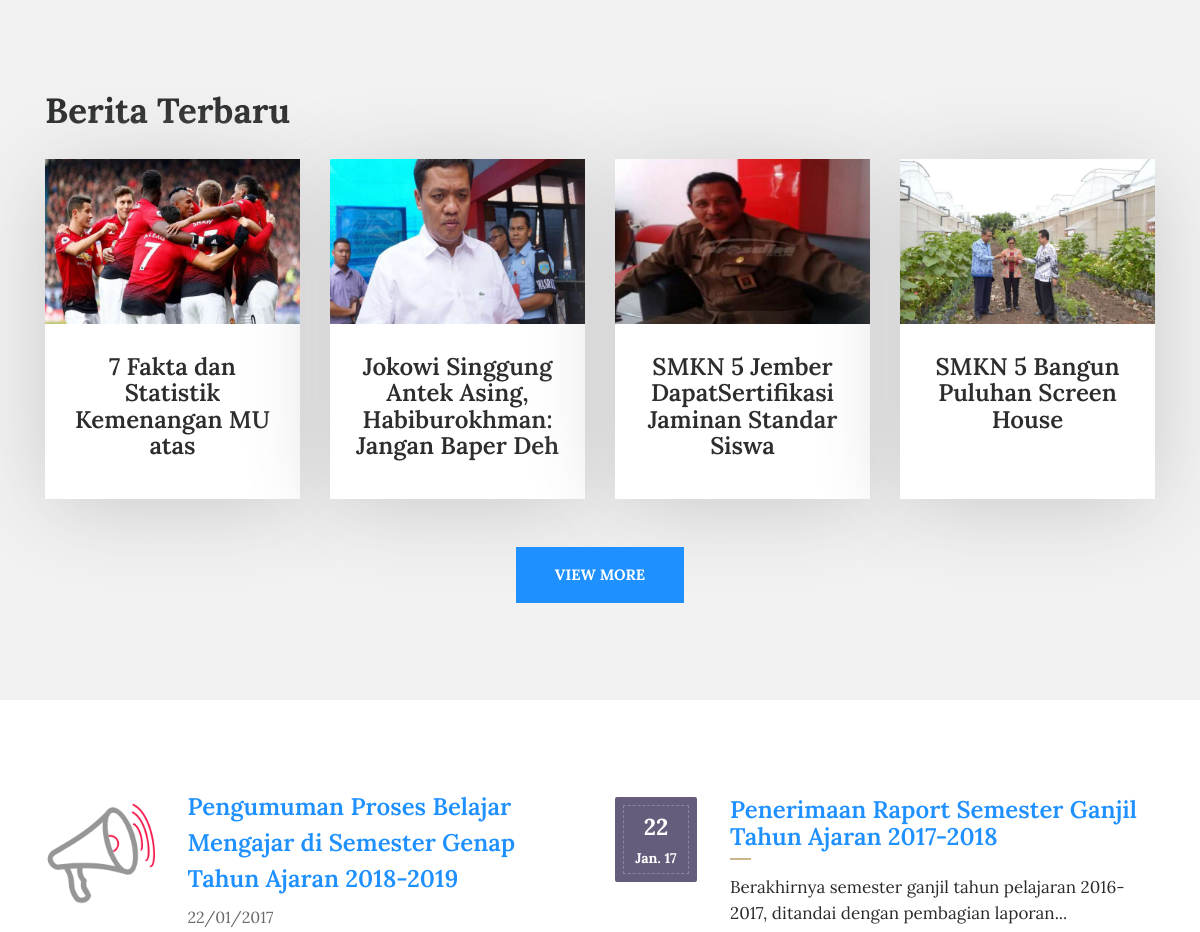
Before: / (middle part) with the older database file.
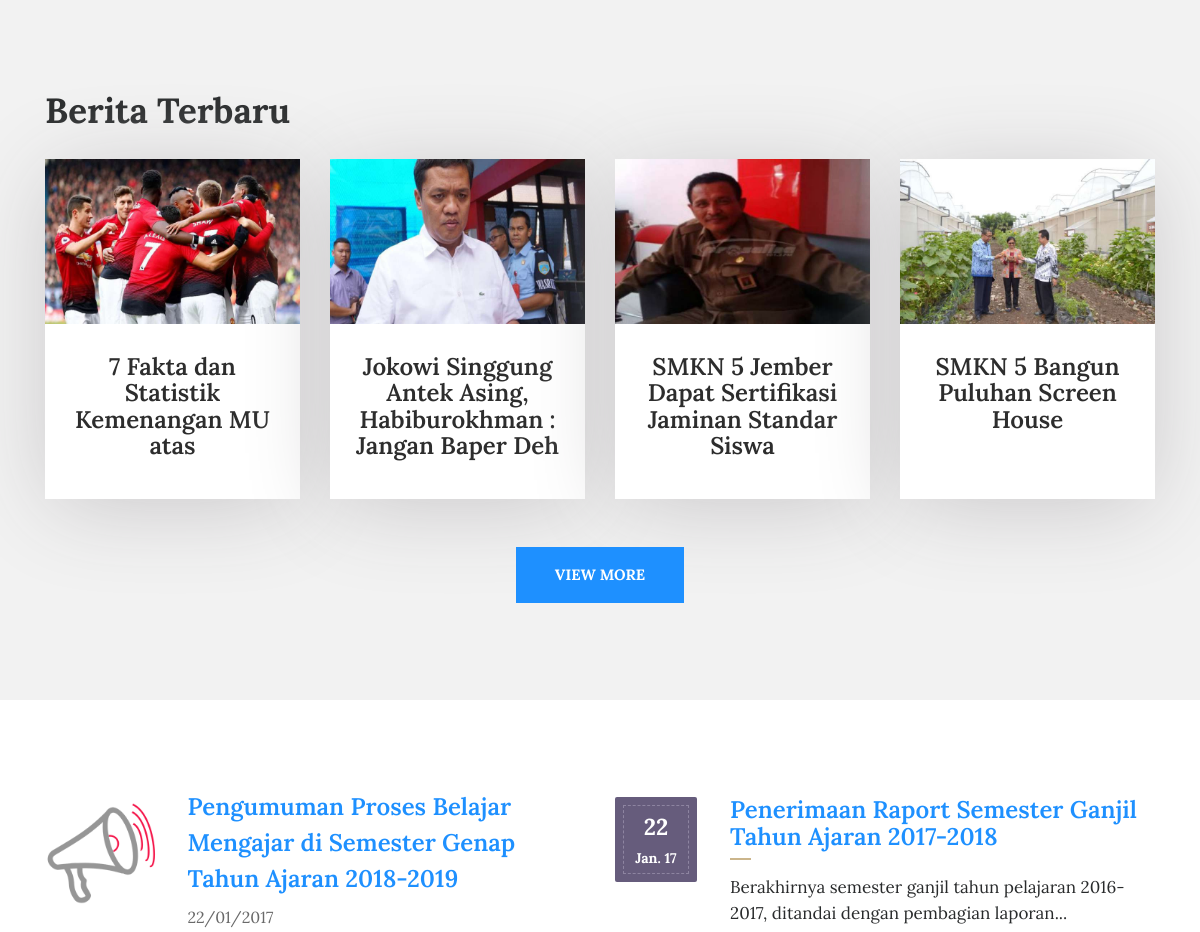
After: the same page with the newer database file.
### tables this page shows
CREATE TABLE `tbl_tulisan` (
  `tulisan_id` int(11) NOT NULL,
  `tulisan_judul` varchar(100) DEFAULT NULL,
  `tulisan_isi` text,
  `tulisan_tanggal` timestamp NULL DEFAULT CURRENT_TIMESTAMP,
  `tulisan_kategori_id` int(11) DEFAULT NULL,
  `tulisan_kategori_nama` varchar(30) DEFAULT NULL,
  `tulisan_views` int(11) DEFAULT '0',
  `tulisan_gambar` varchar(40) DEFAULT NULL,
  `tulisan_pengguna_id` int(11) DEFAULT NULL,
  `tulisan_author` varchar(40) DEFAULT NULL,
  `tulisan_img_slider` int(2) NOT NULL DEFAULT '0',
  `tulisan_slug` varchar(200) DEFAULT NULL
);

### application/controllers/Home.php (called while the page is built, shortened)
<?php
class Home extends CI_Controller{
	function __construct(){
		$this->load->model('m_tulisan');
		$this->load->model('m_galeri');
		$this->load->model('m_pengumuman');
		$this->load->model('m_agenda');
		$this->load->model('m_files');
		$this->load->model('m_pengunjung');
	}
	function index(){
			$x['berita']=$this->m_tulisan->get_berita_home();
			$x['pengumuman']=$this->m_pengumuman->get_pengumuman_home();
			$x['agenda']=$this->m_agenda->get_agenda_home();
			$x['tot_guru']=$this->db->get('tbl_guru')->num_rows();
			$x['tot_siswa']=$this->db->get('tbl_siswa')->num_rows();
			$x['tot_files']=$this->db->get('tbl_files')->num_rows();
			$x['tot_agenda']=$this->db->get('tbl_agenda')->num_rows();
			$this->load->view('beranda/header',$x);
			$this->load->view('beranda/slider',$x);
			$this->load->view('depan/v_home',$x);
			$this->load->view('beranda/footer',$x);
	}
}

### index.php (called while the page is built, shortened)
<?php
require_once BASEPATH.'core/CodeIgniter.php';

### application/models/M_tulisan.php (called while the page is built, shortened)
<?php
class M_tulisan extends CI_Model{
	function get_berita_home(){
		$hsl=$this->db->query("SELECT tbl_tulisan.*,DATE_FORMAT(tulisan_tanggal,'%d/%m/%Y') AS tanggal FROM tbl_tulisan ORDER BY tulisan_id DESC limit 4");
		return $hsl;
	}
}

### application/views/depan/v_home.php (the view, shortened to what the changed rows need)
<!DOCTYPE html>
<html lang="en">
<head>
    <link rel="stylesheet" href="<?php echo base_url().'theme/css/bootstrap.min.css'?>">
    <link rel="stylesheet" href="<?php echo base_url().'theme/css/font-awesome.min.css'?>">
    <link rel="stylesheet" href="<?php echo base_url().'theme/css/simple-line-icons.css'?>">
    <link rel="stylesheet" href="<?php echo base_url().'theme/css/slick.css'?>">
    <link rel="stylesheet" href="<?php echo base_url().'theme/css/slick-theme.css'?>">
    <link rel="stylesheet" href="<?php echo base_url().'theme/css/owl.carousel.min.css'?>">
    <link href="<?php echo base_url().'theme/css/style.css'?>" rel="stylesheet">
</head>
<section class="our_courses">
    <div class="container">
        <div class="row">
            <div class="col-md-12">
                <h2>Berita Terbaru</h2>
            </div>
        </div>
        <div class="row">
          <?php foreach ($berita->result() as $row) :?>
            <div class="col-xs-12 col-sm-6 col-md-6 col-lg-3">
                <div class="courses_box mb-4">
                    <div class="course-img-wrap">
                        <img src="<?php echo base_url().'assets/images/'.$row->tulisan_gambar;?>" class="img-fluid" alt="courses-img">
                    </div>
                    <a href="<?php echo site_url('artikel/'.$row->tulisan_slug);?>" class="course-box-content">
                        <h3 style="text-align:center;"><?php echo $row->tulisan_judul;?></h3>
                    </a>
                </div>
            </div>
          <?php endforeach;?>
        </div> <br>
    </div>
</section>

Changed rows visible on the page:
changed tbl_tulisan: tulisan_judul "Jokowi Singgung Antek Asing, Habiburokhman: Jangan Baper Deh" → "Jokowi Singgung Antek Asing, Habiburokhman : Jangan Baper Deh"
changed tbl_tulisan: tulisan_judul "SMKN 5 Jember DapatSertifikasi Jaminan Standar Siswa" → "SMKN 5 Jember Dapat Sertifikasi Jaminan Standar Siswa"
